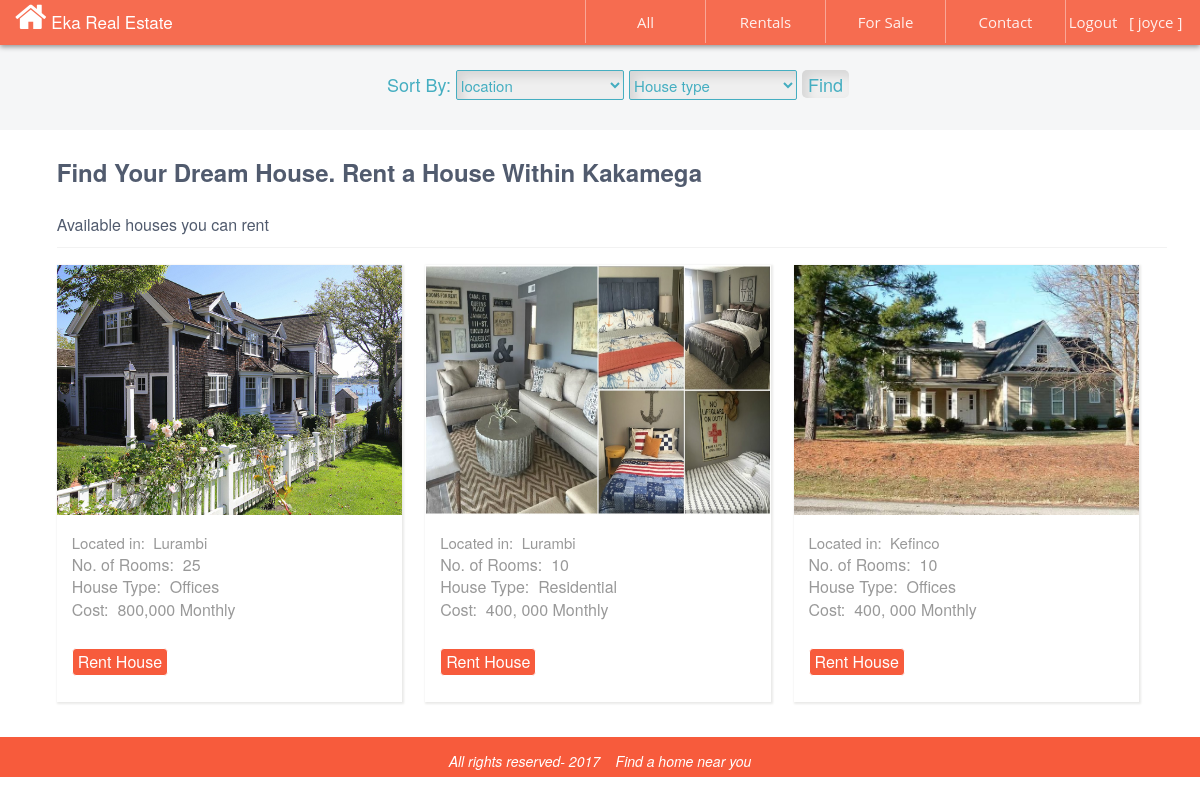
/rentals.php (signed in), run on the app's committed database.
### tables this page shows
CREATE TABLE IF NOT EXISTS `posts` (
`id` int(11) NOT NULL,
  `location` varchar(500) NOT NULL,
  `category` varchar(500) NOT NULL,
  `housetype` varchar(500) NOT NULL,
  `cost` varchar(500) NOT NULL,
  `pic` varchar(500) NOT NULL,
  `rooms` varchar(500) NOT NULL,
  `description` varchar(500) NOT NULL,
  `username` varchar(500) NOT NULL,
  `timeaction` timestamp NOT NULL DEFAULT CURRENT_TIMESTAMP ON UPDATE CURRENT_TIMESTAMP
);

### rentals.php (the view, shortened to what this page needs)
 <!DOCTYPE html>
<html lang="en">
<head>
  <link rel="stylesheet" href="http://maxcdn.bootstrapcdn.com/bootstrap/3.3.4/css/bootstrap.min.css">
  <link rel="stylesheet" href="https://cdnjs.cloudflare.com/ajax/libs/font-awesome/4.7.0/css/font-awesome.min.css">
</head>
<body style="background#F5F3EE;">
<div class="col-sm-4" id="header">
<span style="float: left; color:white; font-size: 17px; font-weight: 500;  ">
<i class="fa fa-home fa-2x"></i>
Eka Real Estate
</span>
      <ul id="menu">
         <li>
         <a href="logout.php">Logout &nbsp&nbsp[&nbsp<?php echo $_SESSION['use'];  ?>&nbsp]</a>
      </li>
<li>
         <a href="Contact.php">Contact </a>
         </li>
             <li>
         <a href="forsale.php">For Sale </a>
         </li>
      <li>
         <a href="rentals.php">Rentals</a>
      </li>
      <li>
         <a href="account.php">All</a>
      </li>
   </ul>
</div>
 <div style="height: 130px; padding-top: 70px; width:100%;  background: #F5F6F7; font-size: 18px;  text-align: center; color: #515B6E; ">
<div style=" display: inline-block; width: 70%; margin-left: 3%;">
<form method='POST' action="">
  <font style="color:#45AEC1; font-weight: 300;"> Sort By:</font>
<select name="location"  style="width: 20%; height: 30px;color: #515B6E; font-size: 15px; border-radius: 2px; border: 1px solid #45AEC1; box-shadow: inset 6px 6px 10px rgba(0, 0, 0, 0.1);  color:#45AEC1;">
 <option value="" selected="selected">location</option>
</select>
<select name="housetype"  style="width: 20%; height: 30px;color: #515B6E; font-size: 15px; border-radius: 2px; border: 1px solid #45AEC1;box-shadow: inset 6px 6px 10px rgba(0, 0, 0, 0.1);  color:#45AEC1;  ">
 <option value="" selected="selected">House type</option>
  </select>
<input type="submit" name="submit" value="Find"  style="box-shadow: inset 6px 6px 10px rgba(0, 0, 0, 0.1);  color:#45AEC1; border-radius: 5px; height: 28px;border:none; ">
</form>
</div>
</div>
 <div class="col-sm-4"  style="background:white;  width: 100%; min-height: auto;  padding-top: 5px;">
  <div style="margin-left: 1.6%; width: 98.4%;">
<div style="height: auto; width: 96.4%; background: white; font-size: 24px;margin-left: 2%;   margin-bottom: 15px; color: #515B6E; font-weight: 600; padding-top: 20px;">
  Find Your Dream House.  Rent a House Within Kakamega
</div>
<div style="height: auto; width: 96.4%; background: white; font-size: 16px;margin-left: 2%;  border-bottom: 1px solid #F2F2F2; margin-bottom: 17px; color: #515B6E; font-weight: 300; padding-top: 10px; padding-bottom: 10px; ">
     Available houses you can rent
</div>
<?php
$page = ($_GET['page']) ? $_GET['page'] : 1;
$start = ($page-1) * NUMBER_PER_PAGE;
$sql = "SELECT * FROM posts WHERE 1=1 AND username='lyn' AND category='Rent'";
$sql .= " order by id desc LIMIT $start, " . NUMBER_PER_PAGE;
$loop = mysql_query($sql)
  or die ('cannot run the query because: ' . mysql_error());
while ($post = mysql_fetch_assoc($loop))
   { echo "
<a href='moredetails.php? id=".$post['id']."'>
    <div id='posts'>
  <table width=100% height=auto% >
               <tr>   <td ><img src='".$post['pic']."' alt='house image' id='image'/></td></tr>
<tr><td style='height:17px;'></td></tr>
       <tr><td style='color: #999; font-weight:300; font-size:15px;padding-left:15px;height:20px;'> Located in:&nbsp&nbsp" . $post['location'] . "</td></tr>
            <tr><td style='color: #999; font-weight:300; font-size:16px;padding-left:15px;height:20px;'> No. of Rooms:&nbsp&nbsp" . $post['rooms'] . "  </td></tr>
            <tr><td style='color: #999; font-weight:300; font-size:16px;padding-left:15px;height:20px;'> House Type:&nbsp&nbsp" . $post['housetype'] . "</td></tr>
      <tr><td style='color: #999; font-weight:300; font-size:16px;padding-left:15px;height:20px;'> Cost:&nbsp&nbsp" . $post['cost'] . "</td></tr>
               <tr>
<td style='text-align:left; height:80px;padding-left:15px;'>
<a href='rentbuy.php? id=".$post['id']."'>
<button type='button' class='btn btn-success btn-xs' style='background:rgba(247, 74, 39, 0.9); width:auto; height:auto; border: 1px solid white; font-size:16px; border-radius:4px;' >
" . $post['category'] . " House</button>
</a>
</td>
</tr>
        </table>
    </div>
    </a>";
        }
        ?>
  </div>
</div>
<div class="col-sm-4" id="footer1">
<i>
All rights reserved- 2017  &nbsp&nbsp&nbspFind a home near you
</i>
</div>
</body>
</html>

### rentals.php (style rules this page uses)
ul { list-style-type:none; margin:0; padding:0; position absolute; float: right; }
li { display:inline-block; float: right; }
li a { border-left:1px solid rgba(255, 255, 255, 0.4);; rgba(0, 0, 0, 0.08); border 2px 2px 0px 0px; display:block; min-width:120px; height: 43px; text-align: center; line-height: 44px; font-family: "Open Sans","Helvetica Neue",Arial,sans-serif; color: rgba(255, 255, 255, 0.9);rgba(1, 25, 40, 0.8); font-size: 15px; font-weight: 500; text-decoration: none; }
#image { width:100%; height:250px; }
#header { border-top 1px solid #1da8d6;border-bottom 1px solid #1da8d6; width:100%; height: 45px; border-radius 3px; background: rgba(247, 74, 39, 0.8); box-shadow: 0px 2px 5px 0px rgba(0, 0, 0, 0.4); margin-bottom 40px; }
#posts { height:auto; width:30%; float:left; background-color:white; margin-top3px; font-size:15px; color:#373833; margin-left: 2%; margin-bottom: 3%; box-shadow: 1px 1px 2px 1px rgba(50, 50, 40, 0.1); }
#footer1 { width:100%; height:40px; padding-top: 14px; color: white; background: rgba(247, 74, 39, 0.9); text-align: center; }

### data on the page
posts: pic (picture), location "Lurambi", rooms "25", housetype "Offices", cost "800,000 Monthly", category "Rent"
posts: pic (picture), location "Lurambi", rooms "10", housetype "Residential", cost "400, 000 Monthly", category "Rent"
posts: pic (picture), location "Kefinco", rooms "10", housetype "Offices", cost "400, 000 Monthly", category "Rent"

### other printed values
$_SESSION['use'] "joyce"
